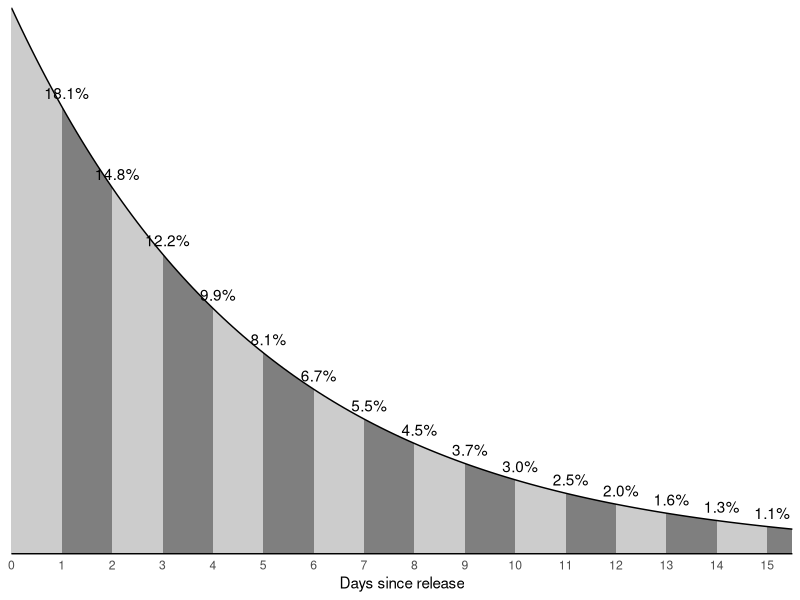

Reproduce this figure in R.
## ---- chunk 1
library(tidyverse)
## ---- chunk 2
#| dpi:300
df <- tibble(x = seq(0, 35, 0.1),
             y = dexp(x, rate = 1 / 5),
             y1 = ifelse(ceiling(x) %% 2, y, NA),
             y2 = ifelse(ceiling(x) %% 2, NA, y)) |>
  mutate(y1 = ifelse(!(x %% 1), y, y1),
         y2 = ifelse(!(x %% 1), y, y2))

df2 <- tibble(
  x = 1:35,
  y = dexp(x, rate = 1 / 5),
  pr = pexp(x, rate = 1 / 5) - pexp(x - 1, rate = 1 / 5),
  prlab = scales::percent(pr, accuracy = 0.1))

ggplot(df, aes(x = x)) +
  geom_ribbon(aes(ymin = 0, ymax = y1),
              fill = "gray80") +
  geom_ribbon(aes(ymin = 0, ymax = y2),
              fill = "gray50") +
  geom_line(aes(y = y)) +
  geom_text(data = df2, aes(y = y, label = prlab),
            nudge_x = 0.1, nudge_y = 0.005) +
  labs(x = "Days since release") +
  scale_x_continuous(breaks = 0:35, minor_breaks = NULL,
                     expand = expansion(add = c(0, 0.5))) +
  scale_y_continuous(expand = expansion()) +
  coord_cartesian(xlim = c(0, 15), expand = TRUE) +
  theme_minimal() +
  theme(axis.line.x = element_line(),
        axis.text.y = element_blank(),
        axis.title.y = element_blank(),
        panel.grid = element_blank())
